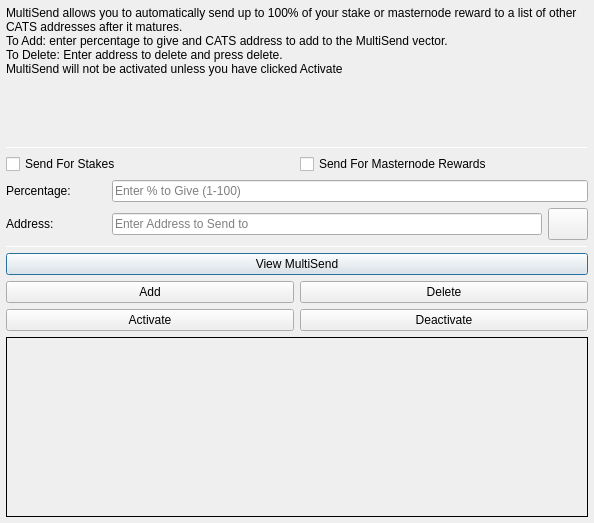
<?xml version="1.0" encoding="UTF-8"?>
<ui version="4.0">
 <class>MultiSendDialog</class>
 <widget class="QDialog" name="MultiSendDialog">
  <property name="windowModality">
   <enum>Qt::NonModal</enum>
  </property>
  <property name="geometry">
   <rect>
    <x>0</x>
    <y>0</y>
    <width>594</width>
    <height>523</height>
   </rect>
  </property>
  <property name="windowTitle">
   <string>MultiSend</string>
  </property>
  <layout class="QVBoxLayout" name="verticalLayout" stretch="0">
   <property name="leftMargin">
    <number>6</number>
   </property>
   <property name="topMargin">
    <number>6</number>
   </property>
   <property name="rightMargin">
    <number>6</number>
   </property>
   <property name="bottomMargin">
    <number>6</number>
   </property>
   <item>
    <layout class="QVBoxLayout" name="verticalLayout_Main" stretch="1,1,1,1,1,1">
     <item>
      <widget class="QLabel" name="label_2">
       <property name="lineWidth">
        <number>1</number>
       </property>
       <property name="text">
        <string>MultiSend allows you to automatically send up to 100% of your stake or masternode reward to a list of other CATS addresses after it matures.
To Add: enter percentage to give and CATS address to add to the MultiSend vector.
To Delete: Enter address to delete and press delete.
MultiSend will not be activated unless you have clicked Activate</string>
       </property>
       <property name="alignment">
        <set>Qt::AlignLeading|Qt::AlignLeft|Qt::AlignTop</set>
       </property>
       <property name="wordWrap">
        <bool>true</bool>
       </property>
      </widget>
     </item>
     <item>
      <widget class="Line" name="line">
       <property name="minimumSize">
        <size>
         <width>0</width>
         <height>1</height>
        </size>
       </property>
       <property name="maximumSize">
        <size>
         <width>16777215</width>
         <height>1</height>
        </size>
       </property>
       <property name="orientation">
        <enum>Qt::Horizontal</enum>
       </property>
      </widget>
     </item>
     <item>
      <layout class="QVBoxLayout" name="verticalLayout_Settings">
       <item>
        <layout class="QHBoxLayout" name="horizontalLayout">
         <item>
          <widget class="QCheckBox" name="multiSendStakeCheckBox">
           <property name="text">
            <string>Send For Stakes</string>
           </property>
          </widget>
         </item>
         <item>
          <widget class="QCheckBox" name="multiSendMasternodeCheckBox">
           <property name="text">
            <string>Send For Masternode Rewards</string>
           </property>
          </widget>
         </item>
        </layout>
       </item>
       <item>
        <layout class="QHBoxLayout" name="horizontalLayout_6">
         <item>
          <widget class="QLabel" name="label">
           <property name="minimumSize">
            <size>
             <width>100</width>
             <height>0</height>
            </size>
           </property>
           <property name="toolTip">
            <string>Percentage of stake to send</string>
           </property>
           <property name="text">
            <string>Percentage:</string>
           </property>
          </widget>
         </item>
         <item>
          <widget class="QLineEdit" name="multiSendPercentEdit">
           <property name="toolTip">
            <string>Enter whole numbers 1 - 100</string>
           </property>
           <property name="placeholderText">
            <string>Enter % to Give (1-100)</string>
           </property>
          </widget>
         </item>
        </layout>
       </item>
       <item>
        <layout class="QHBoxLayout" name="horizontalLayout_7">
         <item>
          <widget class="QLabel" name="label_5">
           <property name="minimumSize">
            <size>
             <width>100</width>
             <height>0</height>
            </size>
           </property>
           <property name="toolTip">
            <string>Address to send portion of stake to</string>
           </property>
           <property name="text">
            <string>Address:</string>
           </property>
          </widget>
         </item>
         <item>
          <widget class="QLineEdit" name="multiSendAddressEdit">
           <property name="toolTip">
            <string/>
           </property>
           <property name="placeholderText">
            <string>Enter Address to Send to</string>
           </property>
          </widget>
         </item>
         <item>
          <widget class="QPushButton" name="addressBookButton">
           <property name="maximumSize">
            <size>
             <width>16777215</width>
             <height>32</height>
            </size>
           </property>
           <property name="toolTip">
            <string>Choose an address from the address book</string>
           </property>
           <property name="text">
            <string/>
           </property>
           <property name="icon">
            <iconset resource="../catthis.qrc">
             <normaloff>:/icons/address-book</normaloff>:/icons/address-book</iconset>
           </property>
           <property name="shortcut">
            <string>Alt+A</string>
           </property>
           <property name="autoDefault">
            <bool>false</bool>
           </property>
          </widget>
         </item>
        </layout>
       </item>
      </layout>
     </item>
     <item>
      <widget class="Line" name="line_2">
       <property name="minimumSize">
        <size>
         <width>0</width>
         <height>1</height>
        </size>
       </property>
       <property name="maximumSize">
        <size>
         <width>16777215</width>
         <height>1</height>
        </size>
       </property>
       <property name="orientation">
        <enum>Qt::Horizontal</enum>
       </property>
      </widget>
     </item>
     <item>
      <layout class="QVBoxLayout" name="verticalLayout_Buttons">
       <item>
        <layout class="QHBoxLayout" name="horizontalLayout_4">
         <item>
          <widget class="QPushButton" name="viewButton">
           <property name="toolTip">
            <string/>
           </property>
           <property name="statusTip">
            <string>View MultiSend Vector</string>
           </property>
           <property name="text">
            <string>View MultiSend</string>
           </property>
          </widget>
         </item>
        </layout>
       </item>
       <item>
        <layout class="QHBoxLayout" name="horizontalLayout_2">
         <item>
          <widget class="QPushButton" name="addButton">
           <property name="toolTip">
            <string/>
           </property>
           <property name="statusTip">
            <string>Add to MultiSend Vector</string>
           </property>
           <property name="text">
            <string>Add</string>
           </property>
          </widget>
         </item>
         <item>
          <widget class="QPushButton" name="deleteButton">
           <property name="toolTip">
            <string/>
           </property>
           <property name="statusTip">
            <string>Delete Address From MultiSend Vector</string>
           </property>
           <property name="text">
            <string>Delete</string>
           </property>
          </widget>
         </item>
        </layout>
       </item>
       <item>
        <layout class="QHBoxLayout" name="horizontalLayout_5">
         <item>
          <widget class="QPushButton" name="activateButton">
           <property name="statusTip">
            <string>Activate MultiSend</string>
           </property>
           <property name="text">
            <string>Activate</string>
           </property>
          </widget>
         </item>
         <item>
          <widget class="QPushButton" name="disableButton">
           <property name="statusTip">
            <string>Deactivate MultiSend</string>
           </property>
           <property name="text">
            <string>Deactivate</string>
           </property>
          </widget>
         </item>
        </layout>
       </item>
      </layout>
     </item>
     <item>
      <widget class="QLabel" name="message">
       <property name="minimumSize">
        <size>
         <width>0</width>
         <height>180</height>
        </size>
       </property>
       <property name="frameShape">
        <enum>QFrame::Panel</enum>
       </property>
       <property name="frameShadow">
        <enum>QFrame::Plain</enum>
       </property>
       <property name="lineWidth">
        <number>1</number>
       </property>
       <property name="midLineWidth">
        <number>1</number>
       </property>
       <property name="text">
        <string/>
       </property>
       <property name="alignment">
        <set>Qt::AlignLeading|Qt::AlignLeft|Qt::AlignTop</set>
       </property>
       <property name="wordWrap">
        <bool>true</bool>
       </property>
      </widget>
     </item>
    </layout>
   </item>
  </layout>
 </widget>
 <resources>
  <include location="../catthis.qrc"/>
 </resources>
 <connections/>
</ui>
